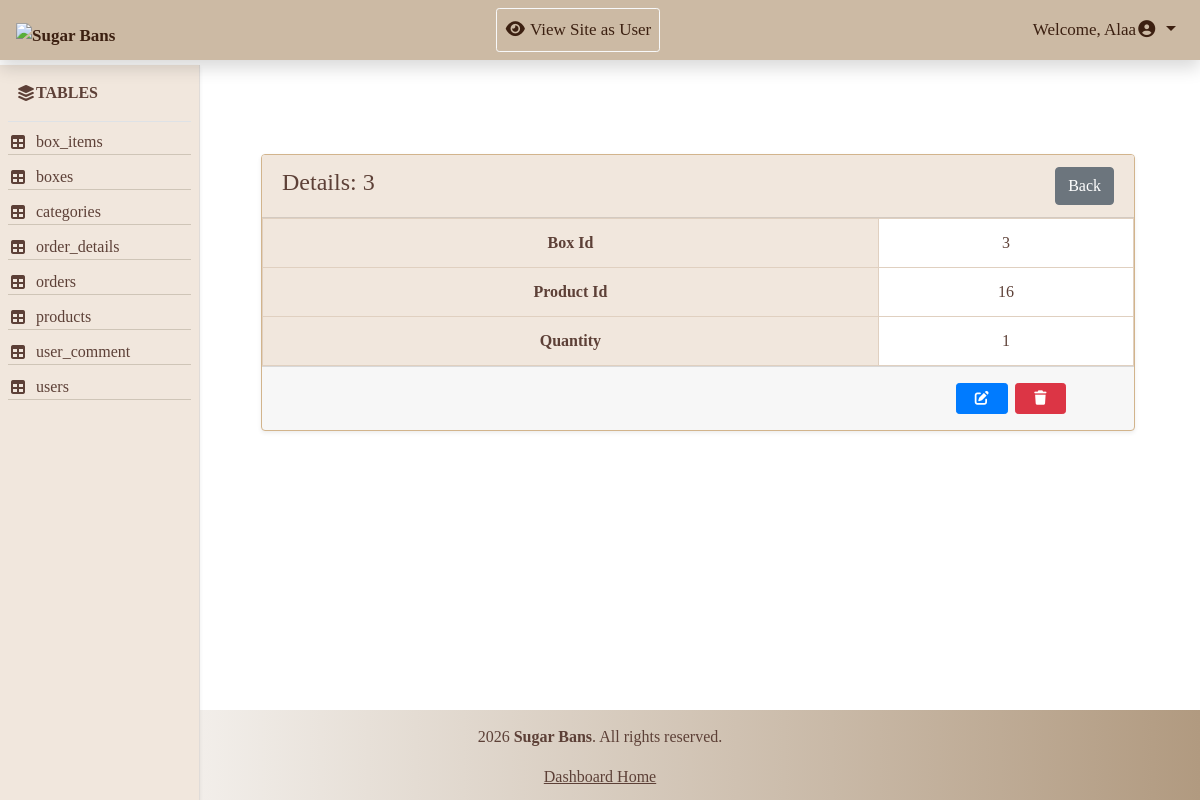
The app's page /Admin/action.php?action=show&table=box_items&id=3 (signed in) with its own data.
### tables this page shows
CREATE TABLE `box_items` (
  `box_id` int(11) NOT NULL,
  `product_id` int(11) NOT NULL,
  `quantity` int(11) NOT NULL DEFAULT 1
);

### Admin/action.php (the view, shortened to what this page needs)
<?php
require 'includes/db/db.php';
include 'includes/temp/header.php';
include 'includes/temp/navbar.php';
?>
<div class="container-fluid">
    <div class="row">
        <?php include 'includes/temp/aside.php'; ?>
        <main class="col-md-10">
            <?php
                $action = isset($_GET['action']) ? $_GET['action'] : '';
                $table = isset($_GET['table'])  ? $_GET['table']  : '';
                $id = isset($_GET['id'])     ? $_GET['id']     : 0;
                if (!empty($table)) {
                    $table = preg_replace('/[^a-zA-Z0-9_]/', '', $table);
                        $stmtCol = $connect->prepare("SHOW COLUMNS FROM $table");
                        $stmtCol->execute();
                        $primaryKey = $stmtCol->fetchColumn();
                }
            switch($action) {
                case 'show':
                    $stmt = $connect->prepare("SELECT * FROM $table WHERE $primaryKey = ?");
                    $stmt->execute([$id]);
                    $item = $stmt->fetch(PDO::FETCH_ASSOC);
                    ?>
                            <div class="card shadow-sm mt-4 mx-5">
                                <div class="card-header d-flex justify-content-between align-items-center">
                                    <h4>Details: <?php echo $id; ?></h4>
                                    <a href="view_table.php?table=<?php echo $table; ?>" class="btn btn-secondary">Back</a>
                                </div>
                                <table class="table mb-0">
                                     <?php foreach ($item as $key => $value){
                                     ?>
                                    <tr>
                                        <th><?php echo ucwords(str_replace('_', ' ', $key)); ?></th>
                                        <td><?php echo  $value?></td>
                                    </tr>
                                    <?php } ?>
                                </table>
                                <div class="card-footer d-flex align-items-center py-3 m">
                                        <a href="action.php?action=edit&table=<?php echo $table; ?>&id=<?php echo $id; ?>" class="btn btn-primary btn-sm px-3"><i class="fa-solid fa-pen-to-square"></i></a>
                                        <a href="action.php?action=delete&table=<?php echo $table; ?>&id=<?php echo $id; ?>" class="btn btn-danger btn-sm px-3 mr-5" onclick= "return confirm('Are you sure you want to delete this?')"><i class="fa-solid fa-trash"></i></a>
                                </div>
                            </div>
                <?php
                    break;
                    ?>
                    <?php
                }
                ?>
        </main>
    </div>
</div>
<?php
include 'includes/temp/footer.php';
?>

### Admin/includes/assets/css/style.css (style rules this page uses)
* { margin: 0; padding: 0; box-sizing: border-box; }
body { font-family:Georgia, 'Times New Roman', Times, serif; }
main { margin-top: 130px; margin-bottom: 50px; margin-left: 16.5%; padding-right:5px ; min-height: calc(100vh - 90px - 180px); }
.table ,.card { color: #5d4037; border-color: #d2b48c; }
.table th, .table td { border: 1px solid #e0d0c0; text-align: center; }
.table th { background-color: #f1e7dd ; }
.card-header { color: #5d4037; background-color: #f1e7dd ; }
.card-footer { gap:7px; justify-content:flex-end; }

### records on screen
box_items: box "3", product "16", quantity "1"

### other values on screen
$_SESSION['user_fname'] "Alaa"
$row "box_items"
$row "boxes"
$row "categories"
$row "order_details"
$row "orders"
$row "products"
$row "user_comment"
$row "users"
$id "3"
str_replace('_', ' ', $key) "Box Id"
str_replace('_', ' ', $key) "Product Id"
str_replace('_', ' ', $key) "Quantity"
